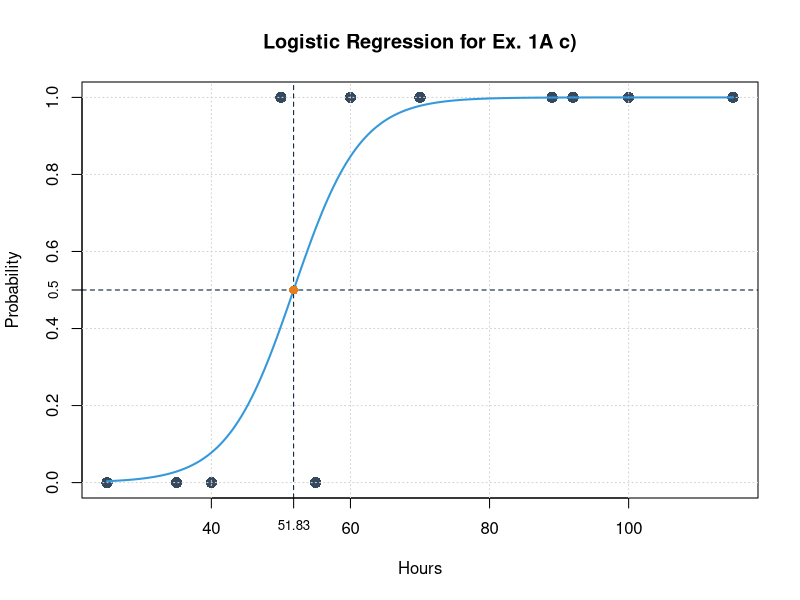

This figure's R source:
setwd("C:\\Users\\rysio\\Desktop\\Informatyka\\R\\DataMining\\Project\\Plots")
# --------- Defining data --------------
# x <-> Hours and y <-> Results
x <- c(25, 35, 40, 50, 55, 60, 70, 89, 92, 100, 115)
y <- c(0, 0, 0, 1, 0, 1, 1, 1, 1, 1, 1)

# Defining colors
# --- series 1 ---
col_points <- "#34495E"      # charcoal
col_curve <- "#3498DB"       # light blue
col_threshold <- "#E67E22"   # warm orange
col_grid_05 <- "#001733"     # black with blue accent

# Number of elements
n <- 200

# ---------- Regression ----------------
# Fit logistic regression model
m <- glm(y ~ x, family = binomial)

# Print to summerize model
print(summary(m))
print(exp(coef(m)))

# Create dense x sequence for smooth curve
x_seq <- seq(min(x), max(x), length.out = n)

# Predict probabilities directly
P_smooth <- predict(m, newdata = data.frame(x = x_seq), type = "response")

png('../Plots/plot1Ac.png', width = 1500, height = 1500, res = 150, type = "cairo", bg="white")
# ---------- Plot -------------------
plot(x, y, pch = 16, cex = 1.5, col = col_points,
     xlab = "Hours", ylab = "Probability",
     main = "Logistic Regression for Ex. 1A c)",
     ylim = c(0, 1),
     xlim = c(min(x), max(x)))
grid()

# Coef to extract model coeficients
coefs <- coef(m)

# Calc for x for y = 0.5
x_05 <- -coefs[1] / coefs[2]

lines(x_seq, P_smooth, col = col_curve, lwd = 2)
# Y axis
abline(h = 0.5, col=col_grid_05, lwd = 1, lty = 2)
axis(2, at = 0.5, cex.axis = 0.8)
# X axis
abline(v = x_05, col=col_grid_05, lwd = 1, lty = 2)
axis(1, at = round(x_05, digits = 2), cex.axis = 0.8, padj = -0.4)

points(x_05, 0.5, pch = 16, cex = 1.2, col = col_threshold)
dev.off()
